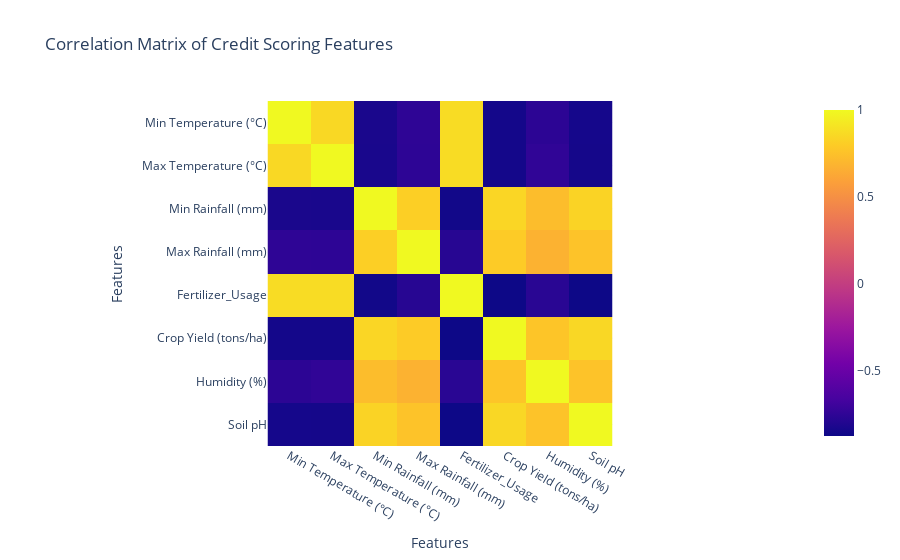

This figure's notebook cell:
### Code cell
# Identify potential relationships (consider heatmap with Plotly)
coeData = data.drop(columns=[
    "Suitable Plants",
    "Pest_Incidence",
    "Labor_Availability",
    "Market_Access",
    "Latitude",
    "Longitude",
    'Region'
])

correlation_matrix = coeData.corr()

fig = px.imshow(
    correlation_matrix, title="Correlation Matrix of Credit Scoring Features"
)

fig.update_xaxes(title_text="Features")

fig.update_yaxes(title_text="Features")

fig.show()

### Figure 1 — Plotly figure (JSON) as saved in the notebook; plotly's stock layout.template omitted (floating-point values rounded to 4 significant figures)
{"data": [{"coloraxis": "coloraxis", "hovertemplate": "x: %{x}<br>y: %{y}<br>color: %{z}<extra></extra>", "name": "0", "type": "heatmap", "x": ["Min Temperature (°C)", "Max Temperature (°C)", "Min Rainfall (mm)", "Max Rainfall (mm)", "Fertilizer_Usage", "Crop Yield (tons/ha)", "Humidity (%)", "Soil pH"], "xaxis": "x", "y": ["Min Temperature (°C)", "Max Temperature (°C)", "Min Rainfall (mm)", "Max Rainfall (mm)", "Fertilizer_Usage", "Crop Yield (tons/ha)", "Humidity (%)", "Soil pH"], "yaxis": "y", "z": [[1, 0.8553, -0.8256, -0.7538, 0.8697, -0.8479, -0.7588, -0.8424], [0.8553, 1, -0.8297, -0.7552, 0.8727, -0.8492, -0.7461, -0.843], [-0.8256, -0.8297, 1, 0.8133, -0.8544, 0.8453, 0.7304, 0.8319], [-0.7538, -0.7552, 0.8133, 1, -0.7794, 0.7947, 0.677, 0.7569], [0.8697, 0.8727, -0.8544, -0.7794, 1, -0.8732, -0.7724, -0.8721], [-0.8479, -0.8492, 0.8453, 0.7947, -0.8732, 1, 0.7664, 0.8516], [-0.7588, -0.7461, 0.7304, 0.677, -0.7724, 0.7664, 1, 0.7567], [-0.8424, -0.843, 0.8319, 0.7569, -0.8721, 0.8516, 0.7567, 1]]}], "layout": {"coloraxis": {"colorscale": [[0, "#0d0887"], [0.1111, "#46039f"], [0.2222, "#7201a8"], [0.3333, "#9c179e"], [0.4444, "#bd3786"], [0.5556, "#d8576b"], [0.6667, "#ed7953"], [0.7778, "#fb9f3a"], [0.8889, "#fdca26"], [1, "#f0f921"]]}, "title": {"text": "Correlation Matrix of Credit Scoring Features"}, "xaxis": {"anchor": "y", "constrain": "domain", "domain": [0, 1], "scaleanchor": "y", "title": {"text": "Features"}}, "yaxis": {"anchor": "x", "autorange": "reversed", "constrain": "domain", "domain": [0, 1], "title": {"text": "Features"}}}}
